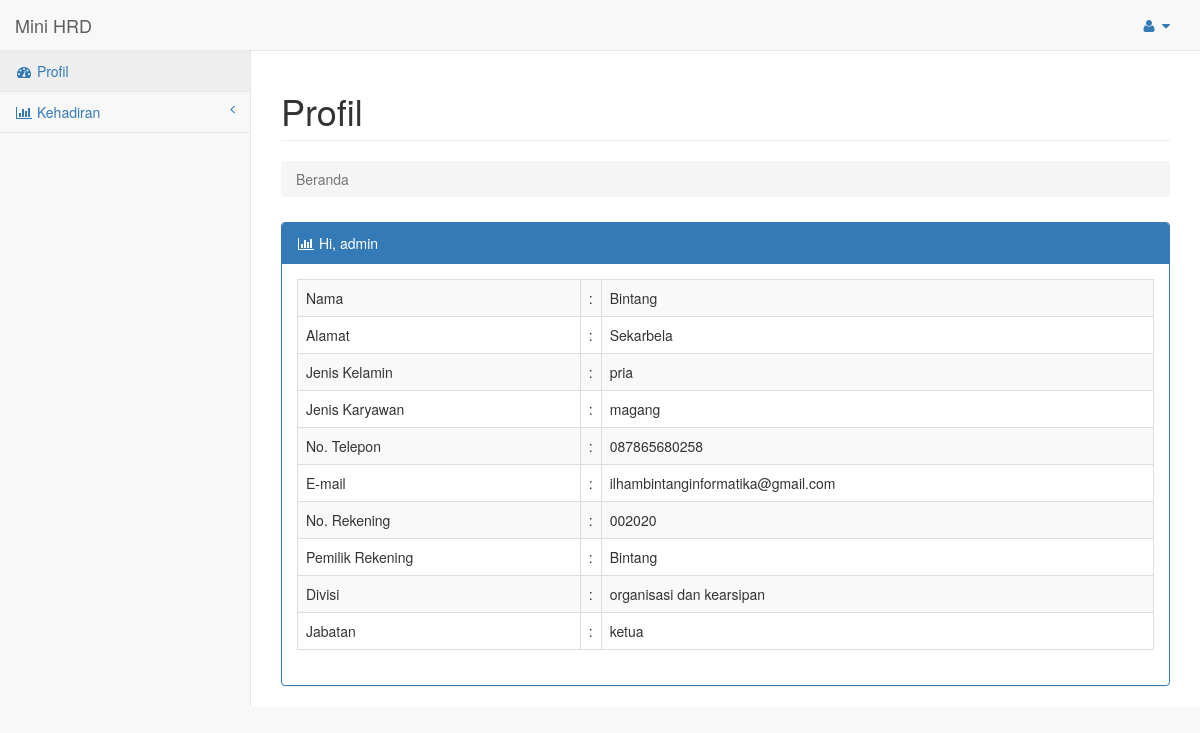
The app's page / (signed in) with its own data.
### karyawan/models.py (models this page shows, shortened)
class Karyawan (models.Model):
    JENIS_KELAMIN_CHOICES = (
        ('pria', 'Pria'),
        ('wanita', 'Wanita'),
    )
    JENIS_KARYAWAN_CHOICES = (
        ('magang', 'Magang'),
        ('kontrak', 'Kontrak'),
        ('tetap', 'Tetap'),
    )
    nama = models.CharField(max_length=100)
    alamat = models.TextField(blank=True)
    jenis_kelamin = models.CharField(max_length=10, choices=JENIS_KELAMIN_CHOICES)
    jenis_karyawan = models.CharField(max_length=10, choices=JENIS_KARYAWAN_CHOICES)
    no_telepon = models.CharField(max_length=30, blank=True)
    email = models.CharField(max_length=100, blank=True)
    no_rekening = models.CharField(max_length=100)
    pemilik_rekening = models.CharField(max_length=100)
    divisi = models.ForeignKey(Divisi)
    jabatan = models.ForeignKey(Jabatan)

class Divisi (models.Model):
    nama = models.CharField(max_length=100)
    keterangan =models.TextField(blank=True)

class Jabatan (models.Model):
    nama = models.CharField(max_length=100)
    keterangan = models.TextField(blank=True)

### karyawan/views.py (the view)
# urls.py: url(r'^$', karyawan_views.profil),
@login_required(login_url=settings.LOGIN_URL)
def profil(request):
    karyawan = Karyawan.objects.get(id=request.session['karyawan_id'])
    return render(request, 'profil.html', {"karyawan":karyawan})

### karyawan/templates/profil.html
    {% extends "layout/base.html" %}
{% block content %}
            <div class="row">
                <div class="col-lg-12">
                    <h1 class="page-header">Profil</h1>
                    <ol class="breadcrumb" style="margin-bottom: 5px;">
                      <li class="active">Beranda</li>
                    </ol>
                    <br />
                </div>
            </div>
            <div class="row">
                <div class="col-lg-12">
                    <div class="panel panel-primary">
                        <div class="panel-heading">
                            <i class="fa fa-bar-chart-o fa-fw"></i> Hi, {{ request.session.username }}
                        </div>
                        <div class="panel-body">
                            <div class="row">
                                <div class="col-lg-12">
                                    <div class="table-responsive">
                                        <table class="table table-bordered table-hover table-striped">
                                            <tbody>
                                                <tr>
                                                    <td>Nama</td>
                                                    <td style="width:10px;">:</td>
                                                    <td>{{ karyawan.nama }}</td>
                                                </tr>
                                                <tr>
                                                    <td>Alamat</td>
                                                    <td style="width:10px;">:</td>
                                                    <td>{{ karyawan.alamat }}</td>
                                                </tr>
                                                <tr>
                                                    <td>Jenis Kelamin</td>
                                                    <td style="width:10px;">:</td>
                                                    <td>{{ karyawan.jenis_kelamin }}</td>
                                                </tr>
                                                <tr>
                                                    <td>Jenis Karyawan</td>
                                                    <td style="width:10px;">:</td>
                                                    <td>{{ karyawan.jenis_karyawan }}</td>
                                                </tr>
                                                <tr>
                                                    <td>No. Telepon</td>
                                                    <td style="width:10px;">:</td>
                                                    <td>{{ karyawan.no_telepon }}</td>
                                                </tr>
                                                <tr>
                                                    <td>E-mail</td>
                                                    <td style="width:10px;">:</td>
                                                    <td>{{ karyawan.email }}</td>
                                                </tr>
                                                <tr>
                                                    <td>No. Rekening</td>
                                                    <td style="width:10px;">:</td>
                                                    <td>{{ karyawan.no_rekening }}</td>
                                                </tr>
                                                <tr>
                                                    <td>Pemilik Rekening</td>
                                                    <td style="width:10px;">:</td>
                                                    <td>{{ karyawan.pemilik_rekening }}</td>
                                                </tr>
                                                <tr>
                                                    <td>Divisi</td>
                                                    <td style="width:10px;">:</td>
                                                    <td>{{ karyawan.divisi.nama }}</td>
                                                </tr>
                                                <tr>
                                                    <td>Jabatan</td>
                                                    <td style="width:10px;">:</td>
                                                    <td>{{ karyawan.jabatan.nama }}</td>
                                                </tr>
                                            </tbody>
                                        </table>
                                    </div>
                                </div>
                            </div>
                        </div>
                    </div>
                </div>
            </div>
{% endblock %}

### records on screen
Karyawan: nama "Bintang", alamat "Sekarbela", jenis_kelamin "pria", jenis_karyawan "magang", no_telepon "087865680258", email "ilhambintanginformatika@gmail.com", no_rekening "002020", pemilik_rekening "Bintang", divisi.nama "organisasi dan kearsipan", jabatan.nama "ketua"

### other values on screen
{{ request.session.username }} "admin"
